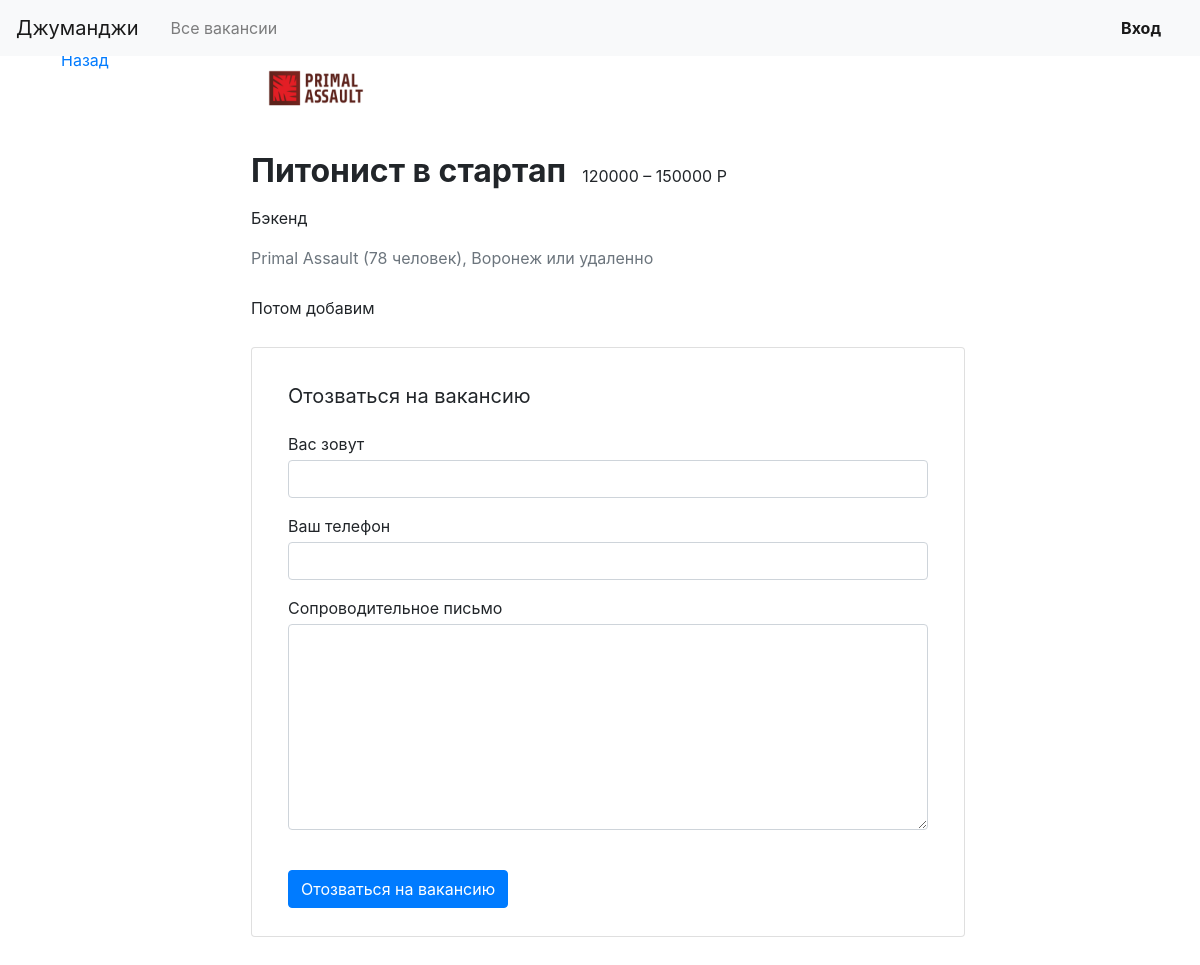
Before: /vacancies/5/ with the older database file.
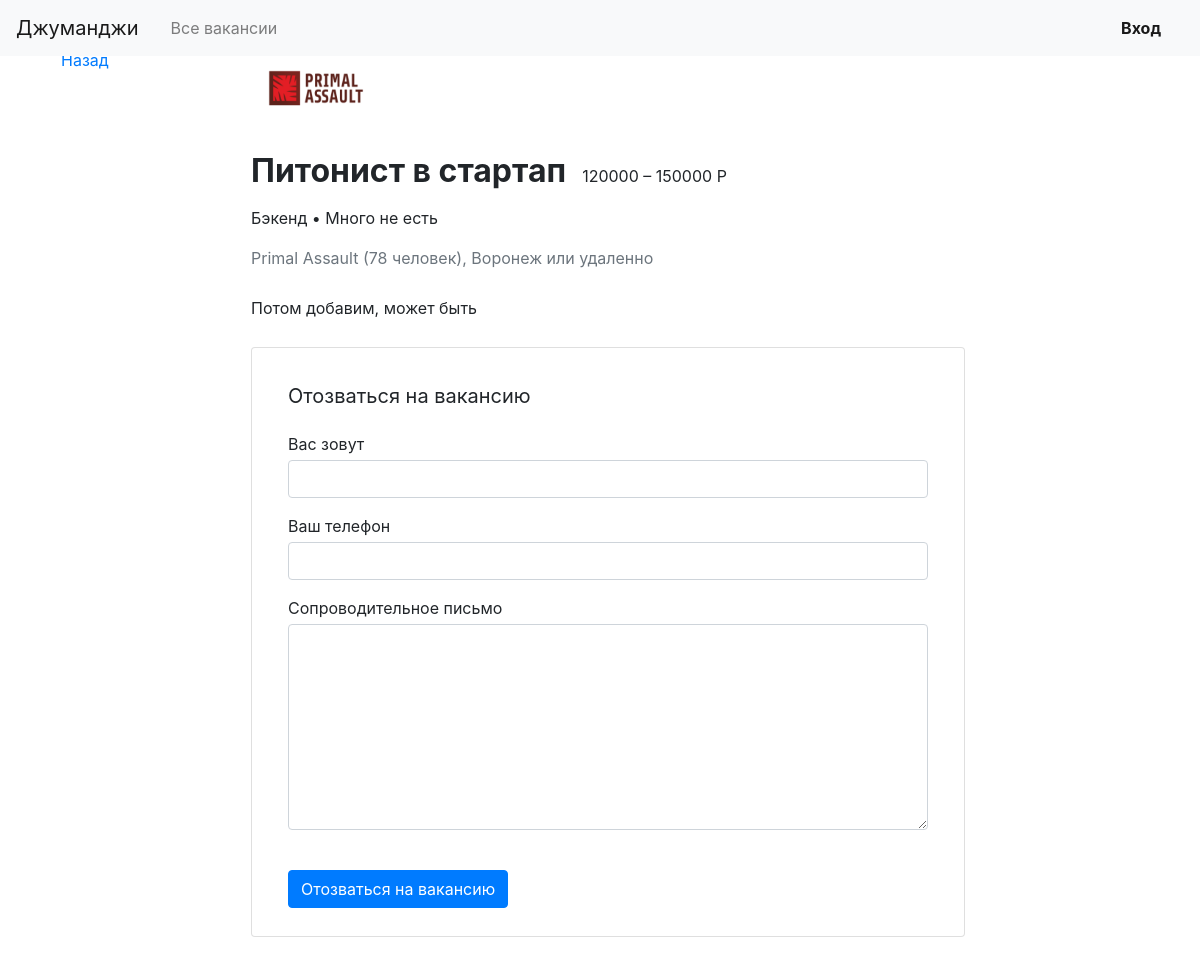
After: the same page with the newer database file.
### vacancies/models.py (models this page shows, shortened)
class Vacancy(models.Model):
    title = models.CharField(max_length=100)
    specialty = models.ForeignKey(Specialty, on_delete=models.CASCADE, related_name='vacancies')
    company = models.ForeignKey(Company, on_delete=models.CASCADE, related_name='vacancies')
    skills = models.CharField(max_length=100, blank=True)
    description = models.TextField(max_length=200, blank=True)
    salary_min = models.DecimalField(decimal_places=2, max_digits=15, blank=True)
    salary_max = models.DecimalField(decimal_places=2, max_digits=15, blank=True)
    published_at = models.DateField(auto_now=True)

class Company(models.Model):
    name = models.CharField(max_length=100)
    location = models.CharField(max_length=100)
    logo = models.ImageField(upload_to=MEDIA_COMPANY_IMAGE_DIR)
    description = models.TextField(max_length=200)
    employee_count = models.IntegerField()
    owner = models.OneToOneField(get_user_model(),
                                 on_delete=models.PROTECT, null=True, blank=True, related_name='company')

class Specialty(models.Model):
    FRONTEND = 'frontend'
    BACKEND = 'backend'
    GAMEDEV = 'gamedev'
    DEVOPS = 'devops'
    DESIGN = 'design'
    PRODUCTS = 'products'
    MANAGEMENT = 'management'
    TESTING = 'testing'
    CHOICES = [
        (None, '--- Выберите специализацию ---'),
        (FRONTEND, 'Фронтенд разработка'),
        (BACKEND, 'Бэкенд разработка'),
        (GAMEDEV, 'Разработка игр'),
        (DEVOPS, 'Девопс'),
        (DESIGN, 'Дизайн'),
        (PRODUCTS, 'Продукты'),
        (MANAGEMENT, 'Менеджмент'),
        (TESTING, 'Тестирование'),
    ]
    code = models.SlugField(unique=True)
    title = models.CharField(max_length=100)
    picture = models.ImageField(upload_to=MEDIA_SPECIALITY_IMAGE_DIR)

### vacancies/views.py (the view, shortened to what this page needs)
# urls.py: path('vacancies/<int:vacancy_id>/', views.VacancyView.as_view(), name='vacancy_info'),
class VacancyView(TemplateView):
    template_name = "vacancies/vacancy.html"
    def get_context_data(self, vacancy_id, **kwargs):
        context = super(VacancyView, self).get_context_data(**kwargs)
        if vacancy_id is None:
            raise Http404
        vacancy = Vacancy.objects.get(id=vacancy_id)
        context['form'] = ApplicationForm()
        context['vacancy'] = vacancy
        context['title_left'] = 'Вакансия'
        return context

### vacancies/forms.py
class ApplicationForm(forms.ModelForm):
    class Meta:
        model = Application
        fields = ['written_username', 'written_phone', 'written_cover_letter']

### vacancies/context_processors.py (called while the page is built)
def common_data(request):
    return {
        "title": "Джуманджи",
    }

### vacancies/templatetags/my_extras.py (called while the page is built)
@register.simple_tag
def word_by_number(number, s1, s2, s3, show_number=True):
    s = s3
    remainder = number % 100
    if remainder not in range(5, 20):
        remainder %= 10
        if remainder in (2, 3, 4):
            s = s2
        elif remainder == 1:
            s = s1
    if show_number:
        s = str(number) + " " + s
    return s

@register.simple_tag
def people_by_number(number, show_number=True, ):
    return word_by_number(number, 'человек', 'человека', 'человек', show_number)

### vacancies/templates/vacancies/vacancy.html (shortened to what this page needs)
{% extends "vacancies/base.html" %}
{% load my_extras %}
{% block content %}
  <main class="container mt-3 pb-5">
    <div class="row mt-5">
      <div class="col-12 col-lg-2">
        <div class="pl-3 mb-5">
          <p><a href="#">Назад</a></p>
        </div>
      </div>
      <div class="col-12 col-lg-8">
        <section class="pl-3">
          <a href="{% url 'company_vacancies' vacancy.company.id %}"><img src="{% if vacancy.company.logo %}{{ vacancy.company.logo.url }}{% endif %} " width="130" height="80" alt="{{ vacancy.company.name }}"></a>
          <div class="d-flex align-items-baseline align-content-baseline">
            <h1 class="h2 mt-4 font-weight-bold" >{{ vacancy.title }}</h1>
            <p class="m-0 pl-3">{{ vacancy.salary_min|floatformat }} – {{ vacancy.salary_max|floatformat }} Р</p>
          </div>
          <p class="mt-2">{{ vacancy.specialty.title }} {% if vacancy.skills %} • {{ vacancy.skills }}{% endif %}</p>
          <p class="text-muted mb-4">{{ vacancy.company.name }} ({% people_by_number vacancy.company.employee_count %}), {{ vacancy.company.location }} или удаленно</p>
          <div style="line-height: 1.8;">
            <p>{{ vacancy.description }}</p>
          </div>
          <form action="{% url 'vacancy_info' vacancy.id %}" class="card mt-4 mb-3" method="post">{% csrf_token %}
            <div class="card-body mx-3">
              <p class="h5 mt-3 font-weight-normal">Отозваться на вакансию</p>
              <div class="form-group">
                <label class="mb-1 mt-2" for="userName">Вас зовут</label>
                <input class="form-control" type="text" placeholder="" id="userName" name="{{ form.written_username.html_name }}" value="{{ user.get_full_name }}">
              </div>
              <div class="form-group">
                <label class="mb-1" for="userPhone">Ваш телефон</label>
                <input class="form-control" type="tel" placeholder="" id="userPhone" name="{{ form.written_phone.html_name }}">
              </div>
              <div class="form-group">
                <label class="mb-1" for="userMsg" >Сопроводительное письмо</label>
                <textarea class="form-control" rows="8" id="userMsg" name="{{ form.written_cover_letter.html_name }}"></textarea>
              </div>
              <input type="submit" class="btn btn-primary mt-4 mb-2" value="Отозваться на вакансию">
            </div>
          </form>
        </section>
      </div>
    </div>
  </main>
{% endblock content %}

Changed rows visible on the page:
changed Vacancy "Питонист в стартап": skills (not shown) → "Много не есть"; description "Потом добавим" → "Потом добавим, может быть"
